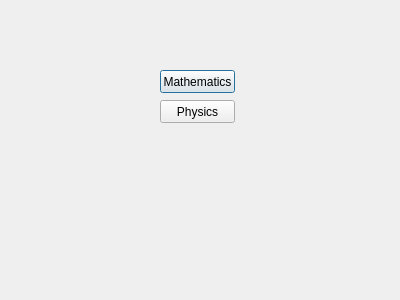
<?xml version="1.0" encoding="UTF-8"?>
<ui version="4.0">
 <class>SectionsDialog</class>
 <widget class="QDialog" name="SectionsDialog">
  <property name="geometry">
   <rect>
    <x>0</x>
    <y>0</y>
    <width>400</width>
    <height>300</height>
   </rect>
  </property>
  <property name="windowTitle">
   <string>Dialog</string>
  </property>
  <widget class="QPushButton" name="ButtonMathematics">
   <property name="geometry">
    <rect>
     <x>160</x>
     <y>70</y>
     <width>75</width>
     <height>23</height>
    </rect>
   </property>
   <property name="text">
    <string>Mathematics</string>
   </property>
  </widget>
  <widget class="QPushButton" name="ButtonPhysics">
   <property name="geometry">
    <rect>
     <x>160</x>
     <y>100</y>
     <width>75</width>
     <height>23</height>
    </rect>
   </property>
   <property name="text">
    <string>Physics</string>
   </property>
  </widget>
 </widget>
 <resources/>
 <connections/>
</ui>
